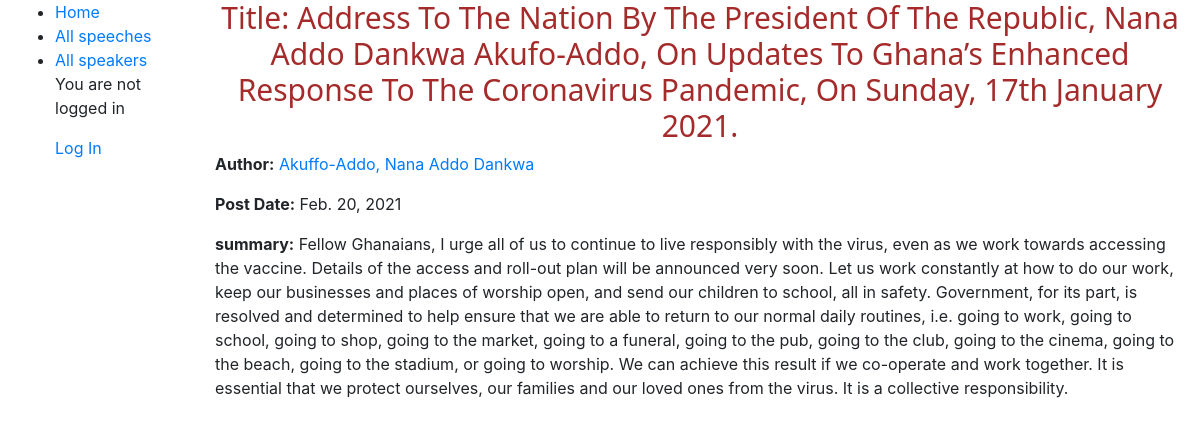
Screenshot of /log/speech/1 with the database file from the repository.
### log/models.py (models this page shows, shortened)
class Speech(models.Model):
    title = models.CharField(max_length=200)
    speaker = models.ForeignKey('Speaker', on_delete=models.SET_NULL, null=True)
    summary = models.TextField(max_length=None, help_text='Enter speech here')
    date = models.DateField(null=True, blank=True)

class Speaker(models.Model):
    first_name = models.CharField(max_length=100)
    last_name = models.CharField(max_length=100)
    biography = models.TextField(null=True, blank=True, max_length=2000, help_text='Enter biography here')
    class Meta:
        ordering = ['last_name', 'first_name']
    def __str__(self):
        return f'{self.last_name}, {self.first_name}'

### log/views.py (the view)
# urls.py: path('speech/<int:pk>', views.SpeechDetailView.as_view(), name='speech-detail'),
class SpeechDetailView(generic.DetailView):
    model = Speech

### log/templates/log/speech_detail.html
{% extends "base_generic.html" %}
{% block content %}
{% load static %}
<link rel="stylesheet" href="{% static 'log/styles.css' %}">
  <div style="color: brown;"><h1 style="font-size: 30px;" >Title: {{ speech.title }}</h1></div>
  <p><strong>Author:</strong> <a href="{% url 'speaker-detail' speech.speaker.pk %}">{{ speech.speaker }}</a></p>
  <p><strong>Post Date:</strong> {{ speech.date }}</p>
  <p><strong>summary:</strong> {{ speech.summary }}</p>
{% endblock %}

### log/static/log/styles.css (style rules this page uses)
h1 { font-family:'Segoe UI', Tahoma, Geneva, Verdana, sans-serif; font-size:100px; text-align:center }
body { background: white url("images/background.jpg") no-repeat; background-size: cover; }

### rows the page displays
Speech: speaker "Akuffo-Addo, Nana Addo Dankwa", date "Feb. 20, 2021", summary "Fellow Ghanaians, I urge all of us to continue to live responsibly with the virus, even as we work towards accessing the vaccine. Details of the access and roll-out plan will be announced very soon. Let us work constantly at how to do our work, keep our businesses and places of worship open, and send our children to school, all in safety. Government, for its part, is resolved and determined to help ensure that we are able to return to our normal daily routines, i.e. going to work, going to school, going to shop, going to the market, going to a funeral, going to the pub, going to the club, going to the cinema, going to the beach, going to the stadium, or going to worship. We can achieve this…"
